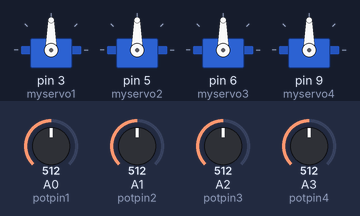
A sketch run on a simulated Arduino Uno, built with avr-gcc and run on an emulated ATmega328P. Parts: 4 × servo. The test bench sets the inputs (shaded band); at power-on: A0 (potpin1) = 512, A1 (potpin2) = 512, A2 (potpin3) = 512, A3 (potpin4) = 512.

Above: at 1.2 s.
1.3 s: A0 (potpin1) set to 716
At 1.8 s:
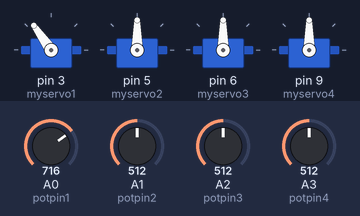
2.8 s: A1 (potpin2) set to 716
At 3.3 s:
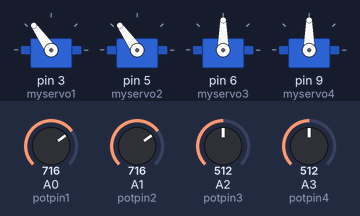
4.3 s: A2 (potpin3) set to 716
At 4.7 s:
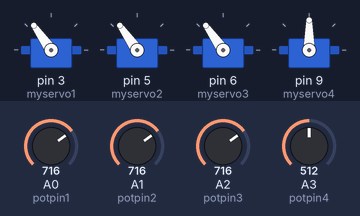
5.8 s: A3 (potpin4) set to 716
At 6.2 s:
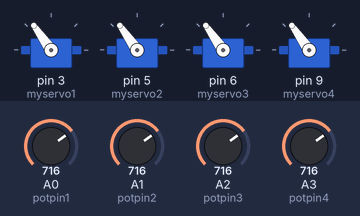
7.3 s: A0 (potpin1) set to 992
At 7.7 s:
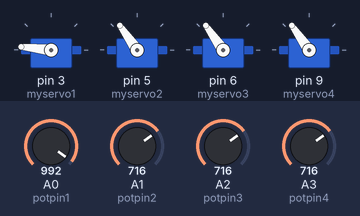
8.8 s: A1 (potpin2) set to 992
At 10.3 s:
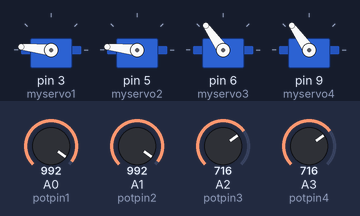
Timing chart, 0 to 11.3 s (numbered marks = the images above; inputs shaded):
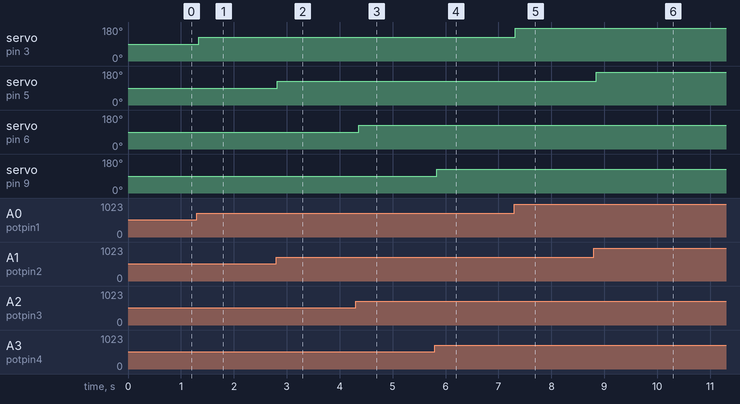

Measured:
- after the input at 1.3 s, servo on pin 3 (myservo1): 90° → 125° at once
- after the input at 2.8 s, servo on pin 5 (myservo2): 90° → 125° at once
- after the input at 4.3 s, servo on pin 6 (myservo3): 90° → 125° after 0.06 s
- after the input at 5.8 s, servo on pin 9 (myservo4): 90° → 125° at once
- after the input at 7.3 s, servo on pin 3 (myservo1): 125° → 174° at once
- after the input at 8.8 s, servo on pin 5 (myservo2): 125° → 174° after 0.05 s

The sketch:

Code.ino
```cpp
/*This code shows how to make a robotic hand using Arduino
 *
 * Components
 * ----------
 * Arduino uno, 4 servo motors, Wooden sticks, , 4 AA cells, battery holder, battery connectors and jumper wires
 *
 ********************************************************************************************************************/

#include <Servo.h>

Servo myservo1;  // creating servo objects to control the servos
Servo myservo2;
Servo myservo3;
Servo myservo4;


int potpin1 = A0;  // declaring the analog pins used to connect the potentiometers
int potpin2 = A1;
int potpin3 = A2;
int potpin4 = A3;

int val1;    // creating variables to read the value from the analog pins
int val2;
int val3;
int val4;


void setup() {
  myservo1.attach(3);  // attaching the servo on pin 3 to the servo object
  myservo2.attach(5);  // attaching the servo on pin 5 to the servo object
  myservo3.attach(6);  // attaching the servo on pin 6 to the servo object
  myservo4.attach(9);  // attaching the servo on pin 9 to the servo object

}

void loop() {
  val1 = analogRead(potpin1);            // reads the value of the potentiometer (value between 0 and 1023)
  val1 = map(val1, 0, 1023, 0, 180);     // scale it for use with the servo (value between 0 and 180)
  myservo1.write(val1);                  // sets the servo position according to the scaled value
  delay(15);

  val2 = analogRead(potpin2);
  val2 = map(val2, 0, 1023, 0, 180);
  myservo2.write(val2);
  delay(15);

  val3 = analogRead(potpin3);
  val3 = map(val3, 0, 1023, 0, 180);
  myservo3.write(val3);
  delay(15);

  val4 = analogRead(potpin4);
  val4 = map(val4, 0, 1023, 0, 180);
  myservo4.write(val4);
  delay(15);
}
```
